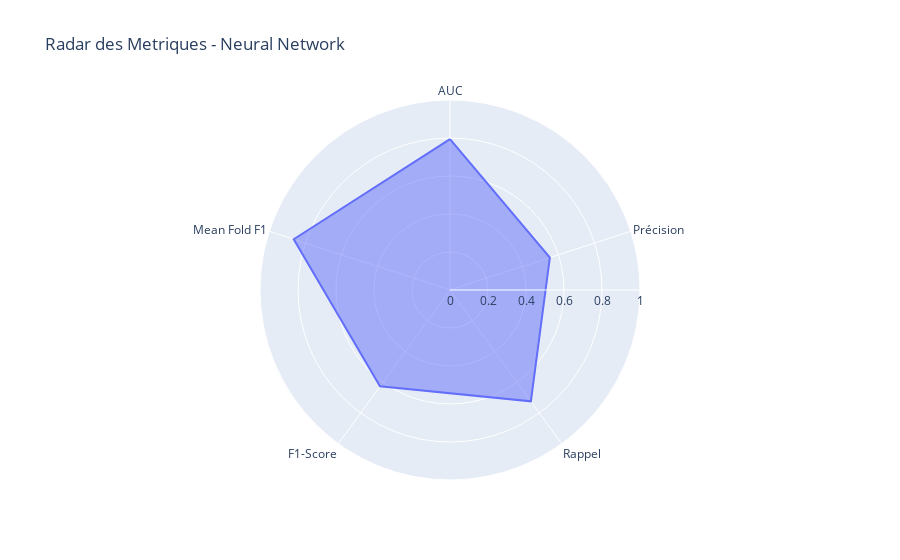
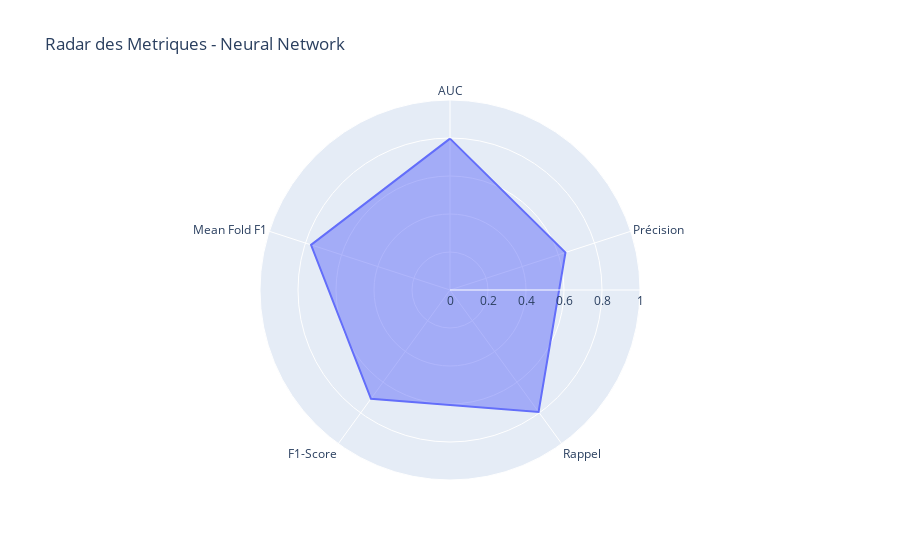

Notebook code for these charts, in order:
### Markdown cell above
> Réseaux de neurones
***

### Code cell
input_dim = merged_df.shape[1]-1 # Taille de l'entrée du réseaux de neurones

num_classes = len(merged_df["diagnosis"].value_counts()) # Nombre de classes (2)

lr = 1e-3 # Learning rate 

nn_model = build_model(input_dim,num_classes,lr) # Création du réseaux de neurones

for red in [True,False] : 
    print(f"------> Reduction = {red}")
    results_nn = train_model(nn_model,merged_df,"diagnosis",verbose=True,reduction=red)

    # Stockage des résultats complets
    all_results['NN'] = results_nn

    # Affectation de la ligne dans le dataframe
    report_df.loc[len(report_df)] = ["nn",
                                    results_nn["accuracy"],
                                    results_nn["precision"],
                                    results_nn["recall"], 
                                    results_nn["f1-score"], 
                                    results_nn["auc_calibrated"],
                                    results_nn["best_threshold"],
                                    results_nn["mean_fold_scores"],red]

### Figure 1 — Plotly figure (JSON) as saved in the notebook; plotly's stock layout.template omitted (floating-point values rounded to 4 significant figures)
{"data": [{"fill": "toself", "hovertemplate": "r=%{r}<br>theta=%{theta}<extra></extra>", "legendgroup": "", "line": {"color": "#636efa", "dash": "solid"}, "marker": {"symbol": "circle"}, "mode": "lines", "name": "", "r": [0.7945, 0.5526, 0.7241, 0.6269, 0.8648, 0.7945], "showlegend": false, "subplot": "polar", "theta": ["AUC", "Précision", "Rappel", "F1-Score", "Mean Fold F1", "AUC"], "type": "scatterpolar"}], "layout": {"legend": {"tracegroupgap": 0}, "polar": {"angularaxis": {"direction": "clockwise", "rotation": 90}, "domain": {"x": [0, 1], "y": [0, 1]}, "radialaxis": {"range": [0, 1], "visible": true}}, "showlegend": false, "title": {"text": "Radar des Metriques - Neural Network"}}}

### Figure 2 — Plotly figure (JSON) as saved in the notebook; plotly's stock layout.template omitted (floating-point values rounded to 4 significant figures)
{"data": [{"fill": "toself", "hovertemplate": "r=%{r}<br>theta=%{theta}<extra></extra>", "legendgroup": "", "line": {"color": "#636efa", "dash": "solid"}, "marker": {"symbol": "circle"}, "mode": "lines", "name": "", "r": [0.7966, 0.6389, 0.7931, 0.7077, 0.769, 0.7966], "showlegend": false, "subplot": "polar", "theta": ["AUC", "Précision", "Rappel", "F1-Score", "Mean Fold F1", "AUC"], "type": "scatterpolar"}], "layout": {"legend": {"tracegroupgap": 0}, "polar": {"angularaxis": {"direction": "clockwise", "rotation": 90}, "domain": {"x": [0, 1], "y": [0, 1]}, "radialaxis": {"range": [0, 1], "visible": true}}, "showlegend": false, "title": {"text": "Radar des Metriques - Neural Network"}}}
